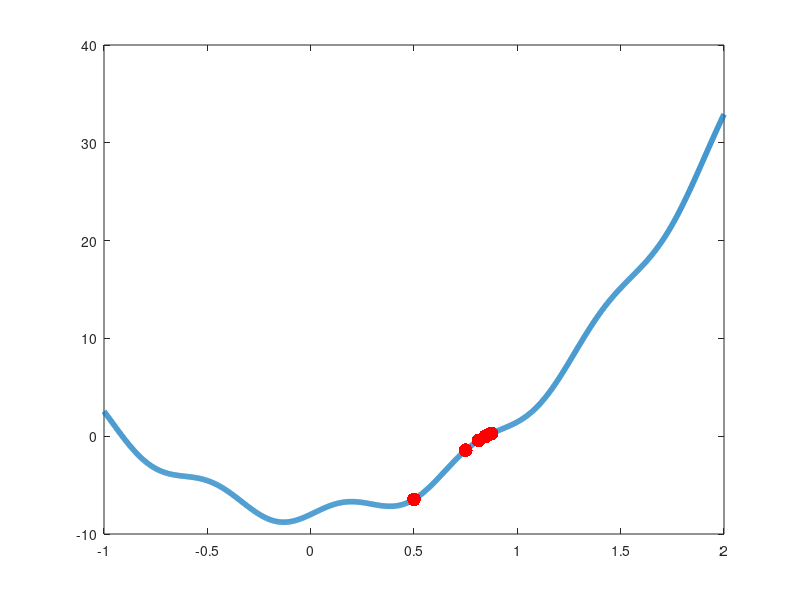

MATLAB code to generate this figure:
clc 
clear all 

a=0.00
b=1.00
eps=0.00010
% f= @(x) x.*x.*x-2
f= @(x) 10.*x.*x+sin(10.*x)-8

plot(-1:0.001:2,f(-1:0.001:2),"LineWidth",4)
hold on
i=1;
iLimit=100;
while (1)
    if f(a)*f(b)<0
        disp("it is possible")
        xi=(b+a)/2
        plot(xi,f(xi),".r","MarkerSize",30)

        if (f(xi)==0 || eps>= (b-a)/2 || i>iLimit)
            break;
        end
        if (f(xi)*f(a)>0)
            a=xi;
            b=b;
        else
            a=a;
            b=xi;
        end
        i=i+1;

    else
        disp("no possible ")
    end

end


i